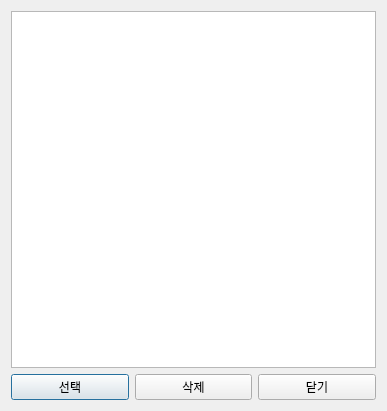
<?xml version="1.0" encoding="UTF-8"?>
<ui version="4.0">
 <class>IDFindWindow</class>
 <widget class="QDialog" name="IDFindWindow">
  <property name="geometry">
   <rect>
    <x>0</x>
    <y>0</y>
    <width>387</width>
    <height>411</height>
   </rect>
  </property>
  <property name="windowTitle">
   <string>Stored IDs</string>
  </property>
  <layout class="QGridLayout" name="gridLayout">
   <item row="0" column="0">
    <widget class="QListWidget" name="listWidgetIDs">
     <property name="editTriggers">
      <set>QAbstractItemView::NoEditTriggers</set>
     </property>
     <property name="textElideMode">
      <enum>Qt::ElideMiddle</enum>
     </property>
    </widget>
   </item>
   <item row="1" column="0">
    <layout class="QHBoxLayout" name="horizontalLayout">
     <item>
      <widget class="QPushButton" name="pushButtonSelectID">
       <property name="text">
        <string>선택</string>
       </property>
      </widget>
     </item>
     <item>
      <widget class="QPushButton" name="pushButtonDeleteID">
       <property name="text">
        <string>삭제</string>
       </property>
      </widget>
     </item>
     <item>
      <widget class="QPushButton" name="pushButtonClose">
       <property name="text">
        <string>닫기</string>
       </property>
      </widget>
     </item>
    </layout>
   </item>
  </layout>
 </widget>
 <resources/>
 <connections/>
</ui>
